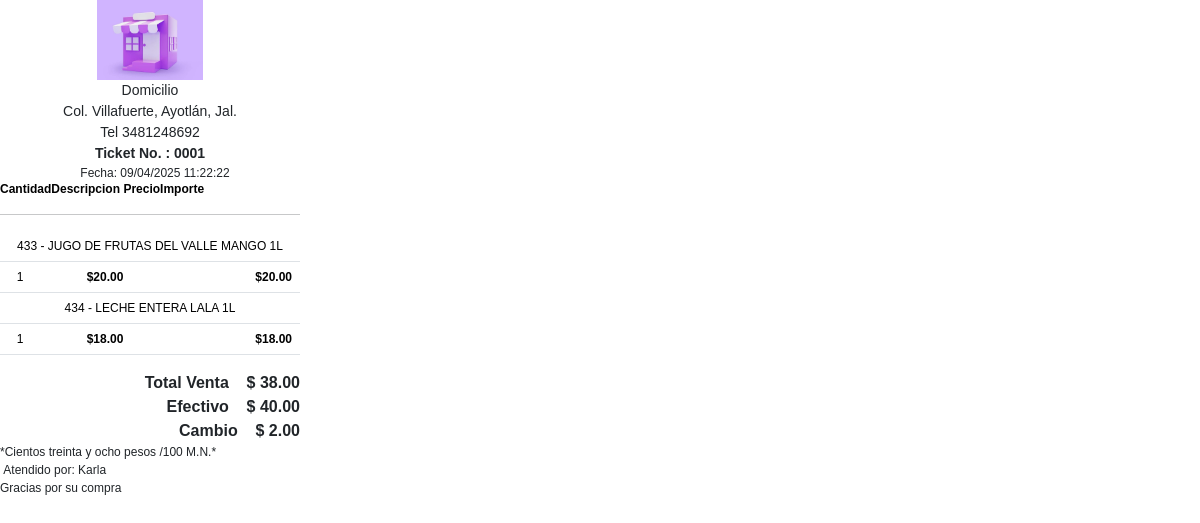
The app's page /ticket_venta.php?folio=0001 with its own data.
### tables this page shows
CREATE TABLE `ventas` (
  `id_ventas` int(11) NOT NULL,
  `folio` varchar(45) NOT NULL,
  `total` double DEFAULT NULL,
  `fecha` datetime NOT NULL,
  `id_usuario` int(11) DEFAULT NULL,
  `id_cliente` int(11) DEFAULT NULL,
  `fechacancelada` datetime DEFAULT NULL,
  `efectivo` double NOT NULL
);

CREATE TABLE `det_venta` (
  `id_detventa` int(11) NOT NULL,
  `id_venta` int(11) NOT NULL,
  `id_producto` int(11) NOT NULL,
  `cantidad` double DEFAULT NULL,
  `precio_uni` double DEFAULT NULL,
  `importe` double DEFAULT NULL
);

CREATE TABLE `productos` (
  `id_producto` int(11) NOT NULL,
  `nombre` varchar(100) NOT NULL,
  `precio` decimal(10,2) NOT NULL,
  `precio_compra` decimal(10,2) DEFAULT NULL,
  `cantidad` decimal(10,2) DEFAULT NULL,
  `stock` int(11) NOT NULL,
  `baja_alta` enum('activo','inactivo') NOT NULL DEFAULT 'activo',
  `id_categoria` int(11) NOT NULL,
  `codigo` varchar(255) NOT NULL
);

CREATE TABLE `usuarios` (
  `id_usuario` int(11) NOT NULL,
  `rol` tinyint(1) NOT NULL,
  `nombre` varchar(50) NOT NULL,
  `apepat` varchar(50) NOT NULL,
  `apemat` varchar(50) NOT NULL,
  `contra` varchar(255) NOT NULL
);

### ticket_venta.php (the view, shortened to what this page needs)
<?php
include("funciones/conectar.php");
$result = $consulta->query("SELECT ventas.*, usuarios.nombre FROM ventas LEFT JOIN usuarios ON usuarios.id_usuario=ventas.id_usuario WHERE folio LIKE '".$_GET["folio"]."'");
foreach ($result as $row);
?>
<head>
    <link href="css/bootstrap.min.css" rel="stylesheet" id="bootstrap-css">
</head>
<div id="resultados_ticket" style="position:absolute;top:0px;left:0px;margin:0px;padding:0px;width:300px; border:0px solid; font:Arial, Helvetica, sans-serif; font-family:Arial, Helvetica, sans-serif;">
	<div style="position:RELATIVE;top:0px;left:0px;width:<?=$ancho?>px;text-align:center; font-size:12px;">
    	<img src="img/tiendita.jpg" height="80" />
    </div>
	<div style="position:RELATIVE;left:0px;width:<?=$ancho?>px;text-align:center; font-size:14px;">
      <label>Domicilio <br>Col. Villafuerte, Ayotlán, Jal. </label><br />
      <label>Tel 3481248692</label><br />
    	<label><b>Ticket No. : <?=$row["folio"]; ?></b></LABEL>
	</div>
	<div style="position:RELATIVE;left:5px;font-size:12px;width:<?=$ancho?>px;text-align:left;">
		<?php
		$fecha=explode(" ",$row["fecha"]);
		$ano=explode("-",$fecha[0]);
		$mes=$ano[1];
		$dia=$ano[2];
      $horas = explode(":",$fecha[1]);
      $hora = $horas[0];
      if($horas[0]>12)$hora=$horas[0]-12;
		echo "<center>Fecha: ".$dia."/".$mes."/".$ano[0]." ".$hora.":".$horas[1].":".$horas[2]."</center>";
		?>
	</div>
	<div style="position:RELATIVE;left:0px;width:<?=$ancho?>px;text-align:left;">
		<div style="height:16px;font-size:12px;">
			<div style="position:relative; width:<?=$ancho+1?>px; height:30px;">
            <table width="100%" style="font-size:12px;" border="0" cellpadding="0" cellspacing="0">
                <tr style=" color:#000; font-weight:bold;;">
                    <td width="100">Cantidad</td>
                    <td>Descripcion</td>
                    <td align="center">&nbsp;Precio</td>
                    <td width="100" align="right">Importe</td>
                  </tr>
              </table>
			</div>
		</div>
		<div style="text-align:center;"><hr></div>
        <table width="100%" class="table" style="font-size:12px;" border="0" cellpadding="0" cellspacing="0">
            <?
			$resulta = $consulta->query("SELECT det_venta.*, productos.nombre, productos.codigo FROM det_venta LEFT JOIN productos ON productos.id_producto=det_venta.id_producto WHERE id_venta=".$row["id_ventas"]);
			foreach ($resulta as $reg){
				$Impo=($reg["cantidad"]*($reg["precio_uni"]));
				$precio = $reg["precio_uni"];
				$total+=$Impo;
				?>
                    <tr>
                    	<td align="center" colspan="5"><?=$reg["codigo"]." -  ".strtoupper($reg["nombre"])?></td>
                    </tr>
                    <tr>
                      <td width="40" align="center"><?=$reg["cantidad"]?></td>
                   	  <td align="center"><b>$<?=number_format($precio,2)?></b></td>
                   	  <td align="right"><b><?="$".number_format($Impo, 2,'.',',')?></b></td>
                    </tr>
			<?
			}
			?>
         </table>
            <?
          echo '<div style="text-align:left; width:100%; font-size:16px; text-align:right;"><b>Total Venta &nbsp;&nbsp;&nbsp;<span style="float:right;"> $&nbsp;'.number_format($total,2,'.',',').'</span></b></div>';
         if($row["efectivo"]>0){
            $cambio=$row["efectivo"]-$total;
            echo '<div style="text-align:left; width:100%; font-size:16px; text-align:right;"><b>Efectivo &nbsp;&nbsp;&nbsp;<span style="float:right;"> $&nbsp;'.number_format($row["efectivo"],2,'.',',').'</span></b></div>';
            echo '<div style="text-align:left; width:100%; font-size:16px; text-align:right;"><b>Cambio &nbsp;&nbsp;&nbsp;<span style="float:right;"> $&nbsp;'.number_format($cambio,2,'.',',').'</span></b></div>';
         }
			?>
			<div style="text-align:left; font-size:12px;">*<?=num2letras($total)?>*</div>
			<div style="text-align:left;font-size:12px; ">&nbsp;Atendido por: <?=$row["nombre"]?></div>
            <label style="text-align:left;font-size:12px; "><center>Gracias por su compra</center></LABEL>
	</div>
</div>
</HTML>
<?php
function num2letras($num, $fem = false, $dec = true) {
   $matuni[2]  = "dos";
   $matuni[3]  = "tres";
   $matuni[4]  = "cuatro";
   $matuni[5]  = "cinco";
   $matuni[6]  = "seis";
   $matuni[7]  = "siete";
   $matuni[8]  = "ocho";
   $matuni[9]  = "nueve";
   $matuni[10] = "diez";
   $matuni[11] = "once";
   $matuni[12] = "doce";
   $matuni[13] = "trece";
   $matuni[14] = "catorce";
   $matuni[15] = "quince";
   $matuni[16] = "dieciseis";
   $matuni[17] = "diecisiete";
   $matuni[18] = "dieciocho";
   $matuni[19] = "diecinueve";
   $matuni[20] = "veinte";
   $matunisub[2] = "dos";
   $matunisub[3] = "tres";
   $matunisub[4] = "cuatro";
   $matunisub[5] = "quin";
   $matunisub[6] = "seis";
   $matunisub[7] = "sete";
   $matunisub[8] = "ocho";
   $matunisub[9] = "nove";
   $matdec[2] = "veint";
   $matdec[3] = "treinta";
   $matdec[4] = "cuarenta";
   $matdec[5] = "cincuenta";
   $matdec[6] = "sesenta";
   $matdec[7] = "setenta";
   $matdec[8] = "ochenta";
   $matdec[9] = "noventa";
   $float=explode('.',$num);
   $num=$float[0];
   $num = trim((string)@$num);
   if ($num[0] == '-') {
      $neg = 'menos ';
      $num = substr($num, 1);
   }else
      $neg = '';
   $zeros = true;
   $punt = false;
   $ent = '';
   $fra = '';
   for ($c = 0; $c < strlen($num); $c++) {
      $n = $num[$c];
      if (! (strpos(".,'''", $n) === false)) {
         if ($punt) break;
         else{
            $punt = true;
            continue;
         }
      }elseif (! (strpos('0123456789', $n) === false)) {
         if ($punt) {
            if ($n != '0') $zeros = false;
            $fra .= $n;
         }else
            $ent .= $n;
      }else
         break;
   }
   $ent = '     ' . $ent;
   if ($dec and $fra and ! $zeros) {
      $fin = ' coma';
      for ($n = 0; $n < strlen($fra); $n++) {
         if (($s = $fra[$n]) == '0')
            $fin .= ' cero';
         elseif ($s == '1')
            $fin .= $fem ? ' una' : ' un';
         else
            $fin .= ' ' . $matuni[$s];
      }
   }else
      $fin = '';
   $tex = '';
   $sub = 0;
   $neutro = false;
   while ( ($num = substr($ent, -3)) != '   ') {
      $ent = substr($ent, 0, -3);
      if (++$sub < 3 and $fem) {
         $matuni[1] = 'una';
         $subcent = 'as';
      }else{
         $matuni[1] = $neutro ? 'un' : 'uno';
         $subcent = 'os';
      }
      $t = '';
      $n2 = substr($num, 1);
      if ($n2 == '00') {
      }elseif ($n2 < 21)
         $t = ' ' . $matuni[(int)$n2];
      elseif ($n2 < 30) {
         $n3 = $num[2];
         if ($n3 != 0) $t = 'i' . $matuni[$n3];
         $n2 = $num[1];
         $t = ' ' . $matdec[$n2] . $t;
      }else{
         $n3 = $num[2];
         if ($n3 != 0) $t = ' y ' . $matuni[$n3];
         $n2 = $num[1];
         $t = ' ' . $matdec[$n2] . $t;
      }
      $n = $num[0];
      if ($n == 1) {
         $t = ' ciento' . $t;
      }elseif ($n == 5){
         $t = ' ' . $matunisub[$n] . 'ient' . $subcent . $t;
      }elseif ($n != 0){
         $t = ' ' . $matunisub[$n] . 'cient' . $subcent . $t;
      }
      $neutro = true;
      $tex = $t . $tex;
   }
   $tex = $neg . substr($tex, 1) . $fin;
   $end_num=ucfirst($tex).' pesos '.substr($float[1],0,2).'/100 M.N.';
   return $end_num;
}
?>

### records on screen
ventas: folio "0001", fecha "09", fecha "04", fecha "2025", fecha "11", fecha "22", efectivo "40.00", efectivo "2.00", id_usuario.nombre "Karla"
det_venta: id_producto.codigo "433", id_producto.nombre "JUGO DE FRUTAS DEL VALLE MANGO 1L", cantidad "1", precio_uni "20.00", Impo "20.00"
det_venta: id_producto.codigo "434", id_producto.nombre "LECHE ENTERA LALA 1L", cantidad "1", precio_uni "18.00", Impo "18.00"

### other values on screen
$total "38.00"
num2letras($total) "Cientos treinta y ocho pesos /100 M.N."
